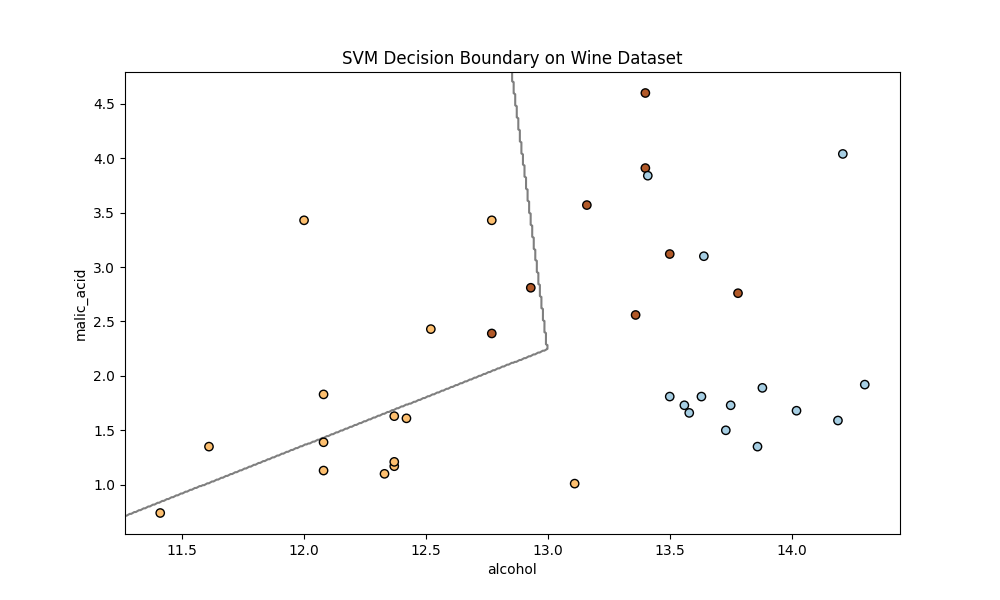

This chart was generated by the following Python code:
import matplotlib.pyplot as plt
import numpy as np
from sklearn.datasets import load_wine
from sklearn.metrics import (accuracy_score, classification_report,
                             confusion_matrix)
from sklearn.model_selection import train_test_split
from sklearn.svm import SVC

# Load the Wine dataset
wine = load_wine()
X = wine.data[:, :2]  # Use only the first two features for simplicity
y = wine.target

# Split the dataset into training and testing sets
X_train, X_test, y_train, y_test = train_test_split(
    X, y, test_size=0.2, random_state=42)

# Create and fit the SVM model
# Linear kernel with one-vs-rest decision function
model = SVC(kernel='linear', C=1.0, decision_function_shape='ovr')
model.fit(X_train, y_train)

# Predict the test set
y_pred = model.predict(X_test)

# Evaluate the model
accuracy = accuracy_score(y_test, y_pred)
conf_matrix = confusion_matrix(y_test, y_pred)
class_report = classification_report(y_test, y_pred)

print(f"Accuracy: {accuracy:.2f}")
print("Confusion Matrix:\n", conf_matrix)
print("Classification Report:\n", class_report)

# Plot decision boundary
plt.figure(figsize=(10, 6))
plt.scatter(X_test[:, 0], X_test[:, 1], c=y_test,
            cmap=plt.cm.Paired, edgecolors='k')

# Create a mesh to plot the decision boundary
ax = plt.gca()
xlim = ax.get_xlim()
ylim = ax.get_ylim()

xx, yy = np.meshgrid(np.linspace(xlim[0], xlim[1], 500),
                     np.linspace(ylim[0], ylim[1], 500))
Z = model.decision_function(np.c_[xx.ravel(), yy.ravel()])

# Since we have a multi-class problem, we need to select the output for one class for visualization
if Z.ndim > 1:
    Z = Z[:, 0]  # Select the decision function for the first class

Z = Z.reshape(xx.shape)

ax.contour(xx, yy, Z, colors='k', levels=[0], alpha=0.5, linestyles=['-'])
plt.xlabel(wine.feature_names[0])
plt.ylabel(wine.feature_names[1])
plt.title('SVM Decision Boundary on Wine Dataset')
plt.savefig('lab4_answer.png')
